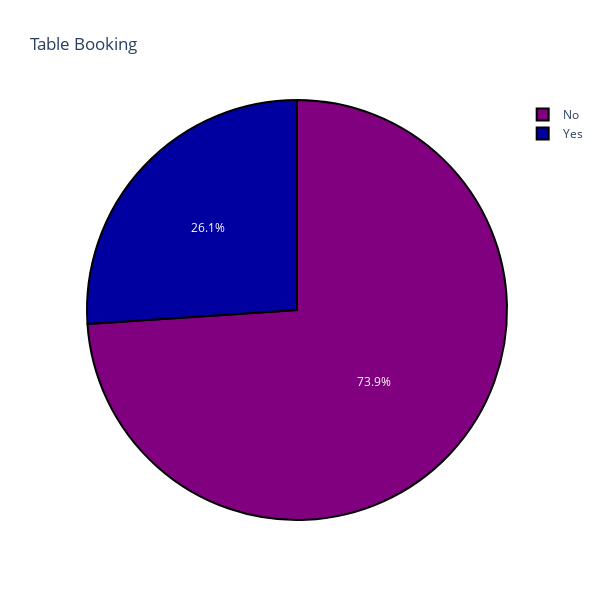

Here is the notebook cell this chart was saved with:
### Markdown cell above
### Whether Restaurant offers Table Booking

### Code cell
x = df['book_table'].value_counts()
colors = ['#800080', '#0000A0']

trace = go.Pie(labels=x.index,values=x, marker=dict(colors=colors, line=dict(color='black', width=2)))
layout = go.Layout(title='Table Booking', width=600, height=600)
fig = go.Figure(data=[trace], layout=layout)
py.iplot(fig,filename='pie_chart_subplots')

### Figure 1 — Plotly figure (JSON) as saved in the notebook; plotly's stock layout.template omitted (floating-point values rounded to 4 significant figures)
{"data": [{"labels": ["No", "Yes"], "marker": {"colors": ["#800080", "#0000A0"], "line": {"color": "black", "width": 2}}, "type": "pie", "values": [17191, 6057]}], "layout": {"height": 600, "title": {"text": "Table Booking"}, "width": 600}}
